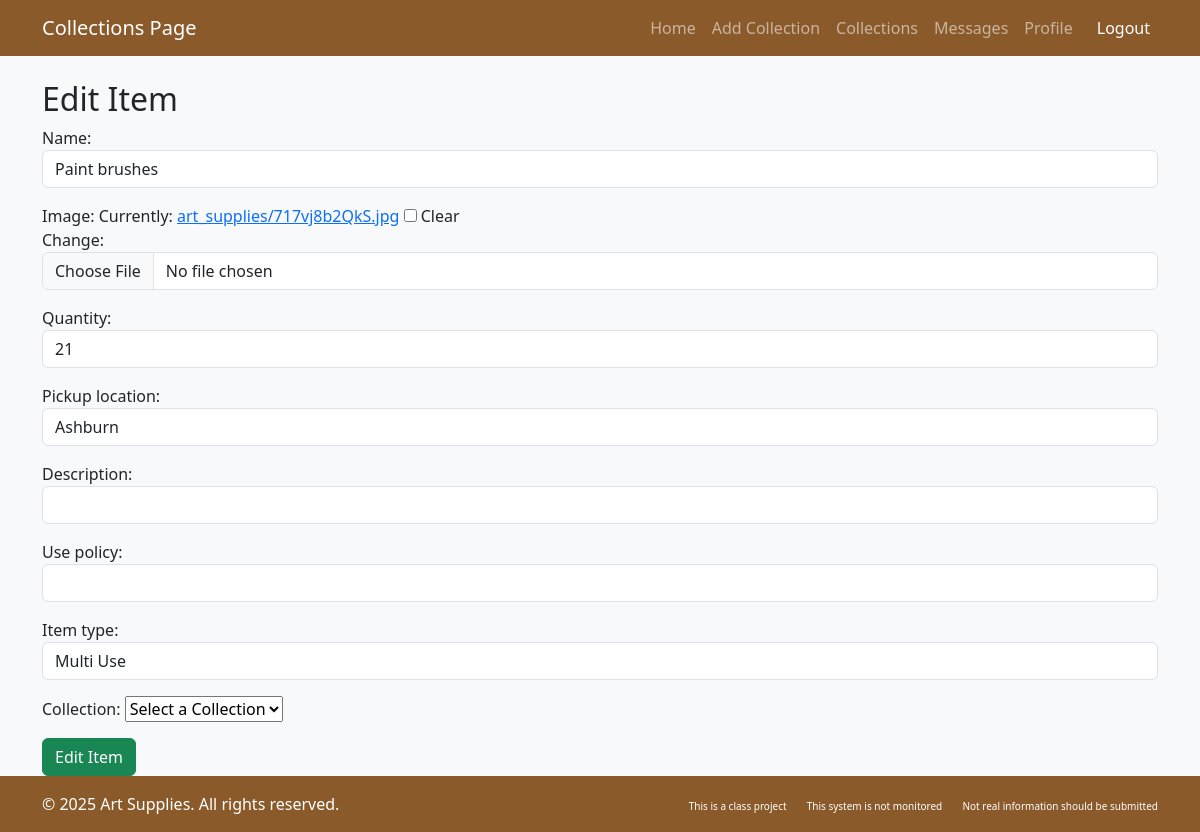
The page /1/edit_item/ on the database its author committed.
### artlibrary/models.py (models this page shows)
class ArtSupply(models.Model):
    STATUS = [
        ('available', 'Available'),
        ('checked_out', 'Checked Out'),
    ]
    USE_TYPE=[
        ('single','Single Use'),
        ('multi','Multi Use'),
    ]
    name = models.CharField(max_length=255)
    image = models.ImageField(
        storage=S3Boto3Storage(),  # Ensures upload to S3
        upload_to='art_supplies/',  # S3 bucket folder
        null=True,
        blank=True
    )
    quantity = models.PositiveIntegerField()
    status = models.CharField(max_length=20, choices=STATUS, default='available')
    pickup_location = models.CharField(max_length=255)
    use_policy=models.TextField(null=True,blank=True)
    item_type=models.CharField(max_length=7,choices=USE_TYPE,default='multi')
    description = models.TextField(null=True, blank=True)
    added_by = models.ForeignKey(CustomUser, on_delete=models.CASCADE, related_name='added_items')
    collection = models.ManyToManyField(Collection, related_name='items', blank=True)
    def __str__(self):
        return self.name

### artlibrary/views.py (the view)
# urls.py: path('<int:id>/edit_item/', views.update_item, name='edit_item'),
def update_item(request,id):
    supply = get_object_or_404(ArtSupply, id=id)
    print(supply)
    if request.method=='POST':
        form=AddArtSupplyForm(request.POST,instance=supply)
        if form.is_valid():
            form.save()
            return redirect('librarian_page')
    else:
        form=AddArtSupplyForm(instance=supply)
    return render(request,'artlibrary/edit_item.html',{'edit_item_form':form})

### artlibrary/forms.py
class AddArtSupplyForm(forms.ModelForm):
    collection = forms.ModelChoiceField(
        queryset=Collection.objects.all(),
        empty_label="Select a Collection",
        required=False
    )
    class Meta:
        model = ArtSupply
        fields = ['name', 'image', 'quantity', 'pickup_location','description','use_policy','item_type','collection']
        widgets = {
            'name': forms.TextInput(attrs={'class': 'form-control'}),
            'quantity': forms.NumberInput(attrs={'class': 'form-control'}),
            'pickup_location': forms.TextInput(attrs={'class': 'form-control'}),
            'image': forms.ClearableFileInput(attrs={'class': 'form-control'}),
            'description': forms.TextInput(attrs={'class': 'form-control'}),
            'use_policy':forms.TextInput(attrs={'class':'form-control'}),
            'item_type':forms.Select(attrs={'class':'form-control'}),
            'collection': forms.SelectMultiple(attrs={'class': 'form-control'}),
        }

### artlibrary/models.py (called while the page is built)
    def __str__(self):
        return self.title

### artlibrary/templates/artlibrary/edit_item.html (shortened to what this page needs)
{% load django_bootstrap5 %}
<!DOCTYPE html>
<html lang="en">
<head>
    {% bootstrap_css %}
</head>
<body class="bg-light">
    <nav class="navbar navbar-expand-lg navbar-dark bg-brown">
        <div class="container">
            <a class="navbar-brand" href="#">Collections Page</a>
            <div class="collapse navbar-collapse" id="navbarNav">
                <ul class="navbar-nav ms-auto">
                    <li class="nav-item"><a class="nav-link" href="#">Home</a></li>
                    {% if request.user.user_role != "anonymous_user" %}
                    <li class="nav-item"><a class="nav-link" href="#" data-bs-toggle="modal" data-bs-target="#addCollectionModal">Add Collection</a></li>
                    {% endif %}
                    <li class="nav-item"><a class="nav-link" href="{% url 'collections' %}">Collections</a></li>
                    <li class="nav-item"><a class="nav-link" href="#">Messages</a></li>
                    {% if request.user.user_role != "anonymous_user" %}
                    <li class="nav-item"><a class="nav-link" href="{% url 'profile' %}">Profile</a></li>
                    {% endif %}
                    <li class="nav-item">
                        <a class="nav-link btn btn-danger btn-sm text-white ms-2" href="{% url 'logout' %}">Logout</a>
                    </li>
                </ul>
            </div>
        </div>
    </nav>
    <div class="container mt-4">
        <h2>Edit Item</h2>
        <form method="POST" enctype="multipart/form-data">
            {{ edit_item_form.as_p }}
            <button type="submit" name="edit_item" class="btn btn-success">Edit Item</button>
        </form>
    </div>
</body>
<footer class="py-3 bg-dark text-white mt-auto bg-brown">
    <div class="container">
        <div class="row">
            <div class="col-md-6">
                <p class="mb-0">&copy; 2025 Art Supplies. All rights reserved.</p>
            </div>
            <div class="col-md-6 text-md-end">
                <a href="#" class="text-white text-decoration-none me-3" style="font-size: 10px;">This is a class project</a>
                <a href="#" class="text-white text-decoration-none me-3" style="font-size: 10px;">This system is not monitored</a>
                <a href="#" class="text-white text-decoration-none" style="font-size: 10px;">Not real information should be submitted</a>
            </div>
        </div>
    </div>
</footer>
</body>
</html>

### artlibrary/templates/artlibrary/edit_item.html (style rules this page uses)
:root { --bs-primary: #8B5A2B; --bs-primary-rgb: 139, 90, 43; --bs-secondary: #A67C52; --bs-secondary-rgb: 166, 124, 82; --bs-dark: #5D4037; }
body { min-height: 100vh; display: flex; flex-direction: column; }
.bg-brown { background-color: #8B5A2B !important; }

### rows shown on the page
ArtSupply: name "Paint brushes", quantity "21", pickup_location "Ashburn", item_type "Multi Use"
